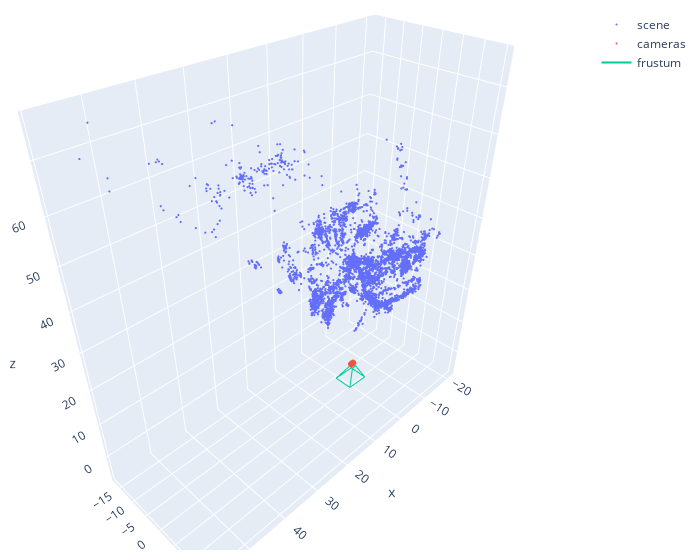

The notebook cell this image was saved under:
### Code cell
fig = go.Figure()

skip = 3


fig.add_trace(
    go.Scatter3d(
        x=dataset.points[0, 0][::2],
        y=dataset.points[0, 1][::2],
        z=dataset.points[0, 2][::2],
        mode='markers',
        name='scene',
        marker=dict(size=0.75)
    )
)


fig.add_trace(
    go.Scatter3d(
        x=poses[:, 0, 3],
        y=poses[:, 1, 3],
        z=poses[:, 2, 3],
        mode='markers',
        name='cameras',
        marker=dict(size=2)
    )
)

# fig.add_trace(
#     go.Scatter3d(
#         x=end[::504, 0],
#         y=end[::504, 1],
#         z=end[::504, 2],
#         mode='markers',
#         name='ends',
#         marker=dict(size=2)
#     )
# )


xlines = []
ylines = []
zlines = []
for i in [0, 503, -504, -1]:
    xlines += [start[i, 0], end[i, 0], None]
    ylines += [start[i, 1], end[i, 1], None]
    zlines += [start[i, 2], end[i, 2], None]
    
for p in [[0, 503], [503, -1], [-504, -1], [-504, 0]]:
    xlines += [start[p[0], 0], start[p[1], 0], None]
    ylines += [start[p[0], 1], start[p[1], 1], None]
    zlines += [start[p[0], 2], start[p[1], 2], None]
    xlines += [end[p[0], 0], end[p[1], 0], None]
    ylines += [end[p[0], 1], end[p[1], 1], None]
    zlines += [end[p[0], 2], end[p[1], 2], None]

fig.add_trace(
    go.Scatter3d(
        x=xlines,
        y=ylines,
        z=zlines,
        mode='lines',
        name='frustum',
        marker=dict(size=1)
    )
)


fig.update_layout(
    # scene = dict(
    #     xaxis = dict(nticks=4, range=[300,500],),
    #                  yaxis = dict(nticks=4, range=[1100,1300],),
    #                  zaxis = dict(nticks=4, range=[-1,300],),),
    width=700,
    scene_aspectmode='data',
    margin=dict(r=20, l=10, b=10, t=10))

fig.show()

### Figure 1 — Plotly figure (JSON) as saved in the notebook; plotly's stock layout.template omitted (floating-point values rounded to 4 significant figures; data arrays with more than 128 entries replaced by an {"elided": "..."} marker saying what was removed)
{"data": [{"marker": {"size": 0.75}, "mode": "markers", "name": "scene", "type": "scatter3d", "x": {"elided": "5046 float values"}, "y": {"elided": "5046 float values"}, "z": {"elided": "5046 float values"}}, {"marker": {"size": 2}, "mode": "markers", "name": "cameras", "type": "scatter3d", "x": [-0.3081, -0.1499, 0.001109, 0.2138, 0.3141, 0.348, 0.152, -0.07791, -0.2572, -0.3995, -0.3944, -0.1628, 0.03401, 0.2119, 0.3653, 0.3955, 0.2226, 0.004449, -0.1839, -0.3292], "y": [0.1347, 0.1344, 0.1225, 0.1075, 0.08382, 0.02257, 0.02967, 0.0384, 0.03903, 0.03789, -0.04749, -0.02916, -0.03492, -0.03799, -0.03856, -0.08737, -0.1098, -0.111, -0.1256, -0.1286], "z": [0.0399, 0.02903, 0.01453, 0.005527, -0.0235, -0.01904, 0.006549, 0.03058, 0.03405, 0.02397, 0.03857, 0.03162, 0.01298, -0.01469, -0.04872, -0.0562, -0.03144, -0.01501, -0.01925, -0.03946]}, {"marker": {"size": 1}, "mode": "lines", "name": "frustum", "type": "scatter3d", "x": [-0.8725, -2.966, null, 0.4246, 3.143, null, -0.8526, -2.873, null, 0.4455, 3.241, null, -0.8725, 0.4246, null, -2.966, 3.143, null, 0.4246, 0.4455, null, 3.143, 3.241, null, -0.8526, 0.4455, null, -2.873, 3.241, null, -0.8526, -0.8725, null, -2.873, -2.966, null], "y": [0.5583, 2.13, null, 0.5914, 2.286, null, -0.4166, -2.462, null, -0.3844, -2.31, null, 0.5583, 0.5914, null, 2.13, 2.286, null, 0.5914, -0.3844, null, 2.286, -2.31, null, -0.4166, -0.3844, null, -2.462, -2.31, null, -0.4166, 0.5583, null, -2.462, 2.13, null], "z": [-1.091, -5.289, null, -0.9761, -4.746, null, -1.045, -5.071, null, -0.9299, -4.528, null, -1.091, -0.9761, null, -5.289, -4.746, null, -0.9761, -0.9299, null, -4.746, -4.528, null, -1.045, -0.9299, null, -5.071, -4.528, null, -1.045, -1.091, null, -5.071, -5.289, null]}], "layout": {"margin": {"b": 10, "l": 10, "r": 20, "t": 10}, "scene": {"aspectmode": "data"}, "width": 700}}
